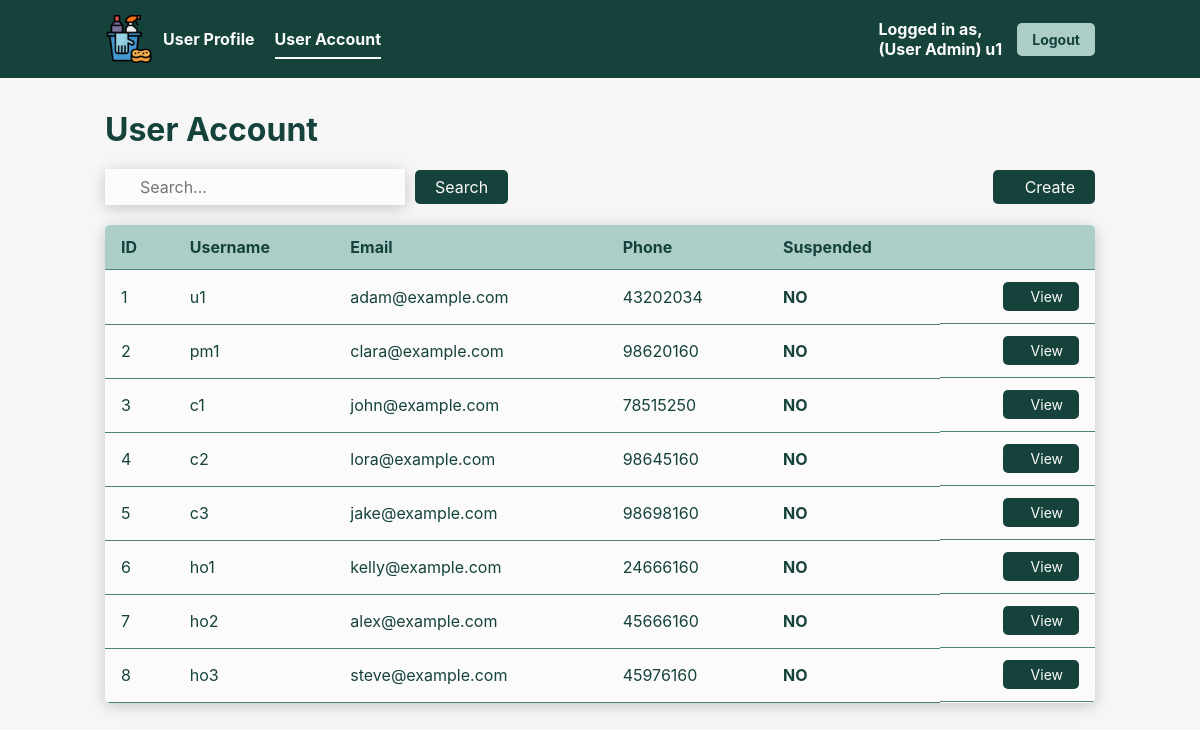
The page /viewUserAccount.php (signed in) on the database its author committed.
### tables this page shows
CREATE TABLE UserAccount (
    `id` INT AUTO_INCREMENT,
    `username` VARCHAR(64) NOT NULL,
    `password` VARCHAR(255) NOT NULL,
    `fullName` VARCHAR(64) NOT NULL,
    `email` VARCHAR(64) NOT NULL,
    `phone` VARCHAR(64) NOT NULL,
    `userProfile` VARCHAR(64) NOT NULL,
    `isSuspend` BOOL NOT NULL DEFAULT 0,
    PRIMARY KEY (`id`),
    FOREIGN KEY (`userProfile`) REFERENCES UserProfile(`role`),
    UNIQUE (`username`)
);

### src/entity/UserAccount.php (called while the page is built, shortened)
<?php
class UserAccount {
    protected int $id;
    protected string $username;
    protected string $email;
    protected string $phone;
    protected int $isSuspend;
    public function readAllUserAccount(): ?array {
        $db_handle = new Database();
        $db_conn = $db_handle->getConnection();
        try {
            $stmt = $db_conn->prepare("SELECT * FROM `UserAccount`");
            $execResult = $stmt->execute();
            if ($execResult) {
                $userAccounts = $stmt->fetchAll(PDO::FETCH_CLASS, 'UserAccount');
                return $userAccounts;
            } else {
                return null;
            }
        } catch (PDOException $e) {
            error_log("Database query failed: " . $e->getMessage());
            unset($db_handle);
            return null;
        }
    }
    public function getId(): int { return $this->id; }
    public function getUsername(): string { return $this->username; }
    public function getEmail(): string { return $this->email; }
    public function getPhone(): string { return $this->phone; }
    public function getSuspendStatus(): int { return $this->isSuspend; }
}
?>

### src/controllers/ViewAllUserAccountController.php (called while the page is built)
<?php
require_once "entity/UserAccount.php";
class ViewAllUserAccountController {
    private $userAccount;
    public function __construct() {
        $this->userAccount = new UserAccount();
    }
    public function readAllUserAccount() {
        return $this->userAccount->readAllUserAccount();
    }
}
?>

### src/viewUserAccount.php (the view, shortened to what this page needs)
<?php
require_once 'controllers/ViewAllUserAccountController.php';
$controller = new ViewAllUserAccountController();
$userAccount = $controller->readAllUserAccount();
?>
<!DOCTYPE html>
<html lang="en">
<head>
  <link rel="stylesheet" href="css/style.css">
</head>
<body>
  <div class="navbar">
    <div class="navbar-left">
      <img src='img/cleaning-logo.png' alt="Cleaning Logo" width='48px' height='48px'/>
      <a href="viewUserProfile.php">User Profile</a>
      <a href="viewUserAccount.php" class="active">User Account</a>
    </div>
    <div class="navbar-right">
      <span class="navbar-right-text">Logged in as,<br/>(<?php echo htmlspecialchars($_SESSION["userProfile"]); ?>) <?php echo htmlspecialchars($_SESSION["username"]); ?></span>
      <button class="logout-button" onclick="window.location.href='logout.php'">Logout</button>
    </div>
  </div>
  <h1>User Account</h1>
  <div class="section-container">
    <div class="search">
      <div class="search-group">
        <div class="input-wrapper">
          <input id="search_term" type="text" placeholder="Search..." value=<?php if (isset($_GET['q'])) { echo $_GET['q']; } ?>>
        </div>
        <button onclick='search()' class="search-button">Search</button>
      </div>
      <button onclick='window.location.href="createUserAccount.php"' class="create-button">
        Create
      </button>
    </div>
    <table class="user-table">
      <thead>
        <tr>
          <th>ID</th>
          <th>Username</th>
          <th>Email</th>
          <th>Phone</th>
          <th>Suspended</th>
          <th></th>
        </tr>
      </thead>
      <tbody>
      <?php foreach ($userAccount as $ua): ?>
          <tr>
              <td><?php echo htmlspecialchars($ua->getId()); ?></td>
              <td><?php echo htmlspecialchars($ua->getUsername()); ?></td>
              <td><?php echo htmlspecialchars($ua->getEmail()); ?></td>
              <td><?php echo htmlspecialchars($ua->getPhone()); ?></td>
              <td class="<?php if ($ua->getSuspendStatus() == 1) { echo 'suspended-yes'; } else { echo 'suspended-no'; } ?>">
                <?php if ($ua->getSuspendStatus() == 1) { echo 'YES'; } else { echo 'NO'; } ?>
              </td>
              <td>
                <button class="view-button" onclick='window.location.href="updateUserAccount.php?id=<?php echo htmlspecialchars($ua->getId()); ?>"'><ion-icon name="eye-outline"></ion-icon>View</button>
              </td>
          </tr>
      <?php endforeach; ?>
      </tbody>
    </table>
  </div>
</body>
</html>

### src/css/style.css (style rules this page uses)
* { margin: 0px; padding: 0px; box-sizing: border-box; font-family: 'Inter', 'Segoe UI', sans-serif; }
body { height: 100vh; background-color: #F6F6F6; }
.navbar { background-color: #16423C; padding: 15px 0; display: flex; justify-content: space-between; align-items: center; border-bottom: 2px solid #FBFBFB; }
.navbar-left { display: flex; align-items: center; margin-left: 105px; }
.navbar-left img { margin-right: 10px; }
.navbar-left a { color: #FBFBFB; text-decoration: none; margin-right: 20px; padding: 10px 0; position: relative; font-weight: bold; }
.navbar-left a.active::after { content: ''; position: absolute; bottom: 0; left: 0; width: 100%; height: 2px; background-color: #FBFBFB; }
.navbar-right { display: flex; align-items: center; margin-right: 105px; }
.navbar-right-text { margin-right: 15px; color: #FBFBFB; font-weight: bold; }
.logout-button { background-color: #ADCDC8; color: #16423C; border: none; padding: 8px 15px; border-radius: 5px; cursor: pointer; font-size: 14px; font-weight: bold; }
h1 { margin-left: 105px; margin-top: 30px; color: #16423C; }
.section-container { padding: 0 105px; padding-bottom: 5%; margin-top: 20px; }
.search { display: flex; justify-content: space-between; align-items: center; margin-bottom: 20px; }
.search-group { display: flex; align-items: center; gap: 10px; }
.search input { padding: 8px 12px; font-size: 16px; width: 300px; }
.input-wrapper { position: relative; }
.input-wrapper input { padding: 8px 12px 8px 35px; font-size: 16px; box-shadow: 0px 3px 15px rgba(0,0,0,0.2); background-color: #FBFBFB; border: None; width: 300px; }
.create-button { display: flex; align-items: center; gap: 12px; }
.search-button, .create-button { font-size: 16px; padding: 7px 20px; background-color: #16423C; color: #FBFBFB; border: none; border-radius: 5px; align-items: center; cursor: pointer; }
.user-table { width: 100%; border-collapse: collapse; border-radius: 5px; overflow: hidden; background-color: #FBFBFB; box-shadow: 0px 3px 15px rgba(0,0,0,0.2); }
.user-table td:last-child { text-align: right; display: flex; justify-content: flex-end; }
.user-table button { display: flex; align-items: center; gap: 12px; }
.user-table thead { background-color: #ADCDC8; font-weight: bold; color: #16423C; }
.user-table th, .user-table td { padding: 12px 16px; text-align: left; border-bottom: 0.5px solid #4B827B; color: #16423C; }
.suspended-no { color: #16423C; font-weight: bold; }
.view-button { background-color: #16423C; color: #FBFBFB; border: none; border-radius: 5px; padding: 6px 16px; font-size: 14px; cursor: pointer; transition: 0.2s ease; text-decoration:none; }

### rows shown on the page
useraccount: id "1", username "u1", email "adam@example.com", phone "43202034", isSuspend "NO"
useraccount: id "2", username "pm1", email "clara@example.com", phone "98620160", isSuspend "NO"
useraccount: id "3", username "c1", email "john@example.com", phone "78515250", isSuspend "NO"
useraccount: id "4", username "c2", email "lora@example.com", phone "98645160", isSuspend "NO"
useraccount: id "5", username "c3", email "jake@example.com", phone "98698160", isSuspend "NO"
useraccount: id "6", username "ho1", email "kelly@example.com", phone "24666160", isSuspend "NO"
useraccount: id "7", username "ho2", email "alex@example.com", phone "45666160", isSuspend "NO"
useraccount: id "8", username "ho3", email "steve@example.com", phone "45976160", isSuspend "NO"

### other values the page prints
$_SESSION["userProfile"] "User Admin"
$_SESSION["username"] "u1"
